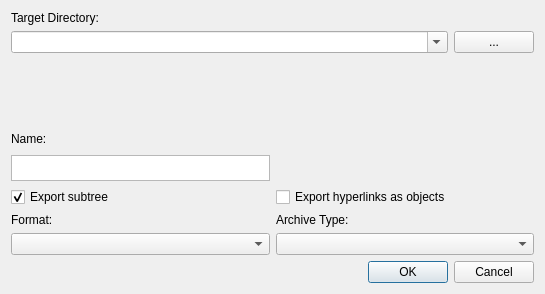
<?xml version="1.0" encoding="UTF-8"?>
<ui version="4.0">
 <class>Export</class>
 <widget class="QDialog" name="Export">
  <property name="geometry">
   <rect>
    <x>0</x>
    <y>0</y>
    <width>545</width>
    <height>294</height>
   </rect>
  </property>
  <property name="windowTitle">
   <string>Dialog</string>
  </property>
  <layout class="QVBoxLayout" name="verticalLayout_3">
   <item>
    <layout class="QVBoxLayout" name="verticalLayout_2">
     <item>
      <widget class="QLabel" name="label_2">
       <property name="text">
        <string>Target Directory:</string>
       </property>
      </widget>
     </item>
     <item>
      <layout class="QHBoxLayout" name="horizontalLayout_5">
       <item>
        <widget class="QComboBox" name="directory_2">
         <property name="editable">
          <bool>true</bool>
         </property>
        </widget>
       </item>
       <item>
        <widget class="QPushButton" name="chooseDirectory_5">
         <property name="sizePolicy">
          <sizepolicy hsizetype="Maximum" vsizetype="Fixed">
           <horstretch>0</horstretch>
           <verstretch>0</verstretch>
          </sizepolicy>
         </property>
         <property name="text">
          <string>...</string>
         </property>
        </widget>
       </item>
      </layout>
     </item>
     <item>
      <spacer name="verticalSpacer">
       <property name="orientation">
        <enum>Qt::Vertical</enum>
       </property>
       <property name="sizeHint" stdset="0">
        <size>
         <width>20</width>
         <height>40</height>
        </size>
       </property>
      </spacer>
     </item>
     <item>
      <layout class="QGridLayout" name="gridLayout_4">
       <item row="5" column="0">
        <widget class="QComboBox" name="comboBox_4"/>
       </item>
       <item row="4" column="0">
        <widget class="QLabel" name="label_3">
         <property name="text">
          <string>Format:</string>
         </property>
        </widget>
       </item>
       <item row="0" column="0">
        <widget class="QLabel" name="label">
         <property name="text">
          <string>Name:</string>
         </property>
        </widget>
       </item>
       <item row="2" column="0">
        <widget class="QTextEdit" name="textEdit">
         <property name="sizePolicy">
          <sizepolicy hsizetype="Expanding" vsizetype="Maximum">
           <horstretch>0</horstretch>
           <verstretch>0</verstretch>
          </sizepolicy>
         </property>
         <property name="maximumSize">
          <size>
           <width>16777215</width>
           <height>26</height>
          </size>
         </property>
        </widget>
       </item>
       <item row="5" column="1">
        <widget class="QComboBox" name="comboBox">
         <property name="currentIndex">
          <number>-1</number>
         </property>
        </widget>
       </item>
       <item row="4" column="1">
        <widget class="QLabel" name="label_6">
         <property name="text">
          <string>Archive Type:</string>
         </property>
        </widget>
       </item>
       <item row="0" column="1">
        <spacer name="horizontalSpacer">
         <property name="orientation">
          <enum>Qt::Horizontal</enum>
         </property>
         <property name="sizeHint" stdset="0">
          <size>
           <width>40</width>
           <height>20</height>
          </size>
         </property>
        </spacer>
       </item>
       <item row="3" column="1">
        <widget class="QCheckBox" name="checkBox_2">
         <property name="text">
          <string>Export hyperlinks as objects</string>
         </property>
        </widget>
       </item>
       <item row="3" column="0">
        <widget class="QCheckBox" name="checkBox">
         <property name="text">
          <string>Export subtree</string>
         </property>
         <property name="checked">
          <bool>true</bool>
         </property>
        </widget>
       </item>
      </layout>
     </item>
    </layout>
   </item>
   <item>
    <widget class="QDialogButtonBox" name="buttonBox_2">
     <property name="orientation">
      <enum>Qt::Horizontal</enum>
     </property>
     <property name="standardButtons">
      <set>QDialogButtonBox::Cancel|QDialogButtonBox::Ok</set>
     </property>
    </widget>
   </item>
  </layout>
 </widget>
 <resources/>
 <connections>
  <connection>
   <sender>buttonBox_2</sender>
   <signal>rejected()</signal>
   <receiver>Export</receiver>
   <slot>reject()</slot>
   <hints>
    <hint type="sourcelabel">
     <x>354</x>
     <y>284</y>
    </hint>
    <hint type="destinationlabel">
     <x>299</x>
     <y>215</y>
    </hint>
   </hints>
  </connection>
  <connection>
   <sender>chooseDirectory_5</sender>
   <signal>clicked()</signal>
   <receiver>Export</receiver>
   <slot>browse()</slot>
   <hints>
    <hint type="sourcelabel">
     <x>134</x>
     <y>76</y>
    </hint>
    <hint type="destinationlabel">
     <x>473</x>
     <y>66</y>
    </hint>
   </hints>
  </connection>
  <connection>
   <sender>buttonBox_2</sender>
   <signal>accepted()</signal>
   <receiver>Export</receiver>
   <slot>ok()</slot>
   <hints>
    <hint type="sourcelabel">
     <x>428</x>
     <y>275</y>
    </hint>
    <hint type="destinationlabel">
     <x>424</x>
     <y>248</y>
    </hint>
   </hints>
  </connection>
 </connections>
 <slots>
  <slot>browse()</slot>
  <slot>ok()</slot>
 </slots>
</ui>
